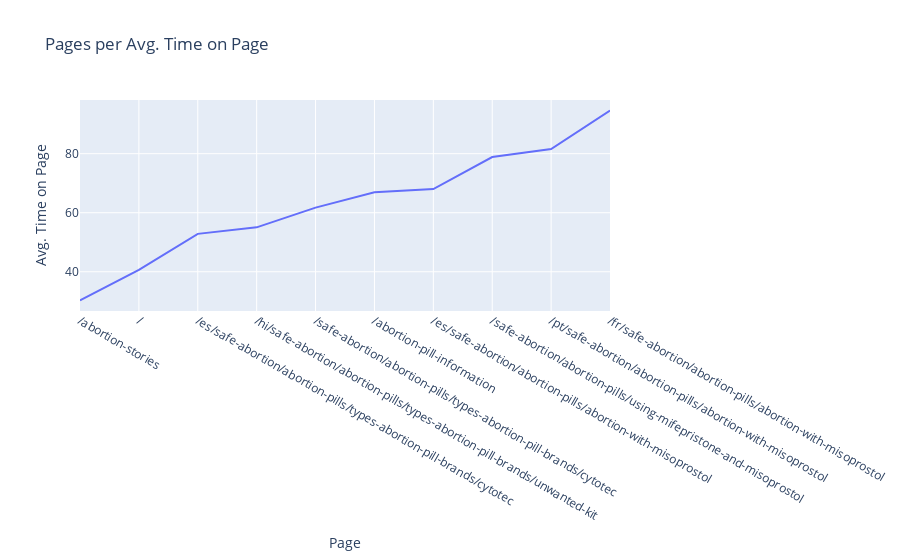

Notebook code for this chart:
### Markdown cell above
From the graph, we can deduce that more users spend more time going through the content on the **"/fr/safe-abortion/abortion-pill/abortion-with-misoprostol"** page.

### Code cell
#Arrange in ascending order
gadr_page_visits = gadr_page_visits.sort_values(by='Avg. Time on Page')

# Create a line chart
fig = px.line(gadr_page_visits, x="Page", y="Avg. Time on Page", title="Pages per Avg. Time on Page", orientation= 'h')

# Show the chart
fig.show()

### Figure 1 — Plotly figure (JSON) as saved in the notebook; plotly's stock layout.template omitted (floating-point values rounded to 4 significant figures)
{"data": [{"hovertemplate": "Page=%{x}<br>Avg. Time on Page=%{y}<extra></extra>", "legendgroup": "", "line": {"color": "#636efa", "dash": "solid"}, "marker": {"symbol": "circle"}, "mode": "lines", "name": "", "orientation": "h", "showlegend": false, "type": "scatter", "x": ["/abortion-stories", "/", "/es/safe-abortion/abortion-pills/types-abortion-pill-brands/cytotec", "/hi/safe-abortion/abortion-pills/types-abortion-pill-brands/unwanted-kit", "/safe-abortion/abortion-pills/types-abortion-pill-brands/cytotec", "/abortion-pill-information", "/es/safe-abortion/abortion-pills/abortion-with-misoprostol", "/safe-abortion/abortion-pills/using-mifepristone-and-misoprostol", "/pt/safe-abortion/abortion-pills/abortion-with-misoprostol", "/fr/safe-abortion/abortion-pills/abortion-with-misoprostol"], "xaxis": "x", "y": [30.29, 40.62, 52.83, 55.05, 61.72, 66.96, 68.01, 78.85, 81.58, 94.61], "yaxis": "y"}], "layout": {"legend": {"tracegroupgap": 0}, "title": {"text": "Pages per Avg. Time on Page"}, "xaxis": {"anchor": "y", "domain": [0, 1], "title": {"text": "Page"}}, "yaxis": {"anchor": "x", "domain": [0, 1], "title": {"text": "Avg. Time on Page"}}}}
